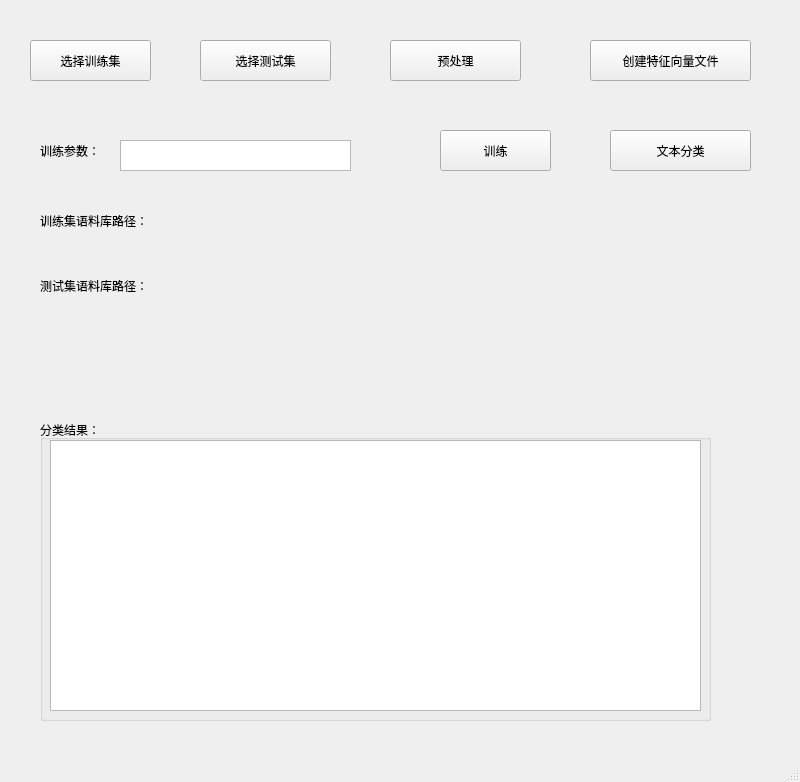
<?xml version="1.0" encoding="UTF-8"?>
<ui version="4.0">
 <class>MainWindow</class>
 <widget class="QMainWindow" name="MainWindow">
  <property name="geometry">
   <rect>
    <x>0</x>
    <y>0</y>
    <width>800</width>
    <height>782</height>
   </rect>
  </property>
  <property name="windowTitle">
   <string>MainWindow</string>
  </property>
  <widget class="QWidget" name="centralwidget">
   <widget class="QPushButton" name="Btn_train">
    <property name="geometry">
     <rect>
      <x>30</x>
      <y>40</y>
      <width>121</width>
      <height>41</height>
     </rect>
    </property>
    <property name="text">
     <string>选择训练集</string>
    </property>
   </widget>
   <widget class="QPushButton" name="Btn_test">
    <property name="geometry">
     <rect>
      <x>200</x>
      <y>40</y>
      <width>131</width>
      <height>41</height>
     </rect>
    </property>
    <property name="text">
     <string>选择测试集</string>
    </property>
   </widget>
   <widget class="QLabel" name="label">
    <property name="geometry">
     <rect>
      <x>40</x>
      <y>200</y>
      <width>131</width>
      <height>41</height>
     </rect>
    </property>
    <property name="text">
     <string>训练集语料库路径：</string>
    </property>
   </widget>
   <widget class="QLabel" name="label_2">
    <property name="geometry">
     <rect>
      <x>40</x>
      <y>270</y>
      <width>131</width>
      <height>31</height>
     </rect>
    </property>
    <property name="text">
     <string>测试集语料库路径：</string>
    </property>
   </widget>
   <widget class="QPushButton" name="Btn_go">
    <property name="geometry">
     <rect>
      <x>440</x>
      <y>130</y>
      <width>111</width>
      <height>41</height>
     </rect>
    </property>
    <property name="text">
     <string>训练</string>
    </property>
   </widget>
   <widget class="QGroupBox" name="groupBox">
    <property name="geometry">
     <rect>
      <x>40</x>
      <y>420</y>
      <width>671</width>
      <height>301</height>
     </rect>
    </property>
    <property name="title">
     <string>分类结果：</string>
    </property>
    <widget class="QTextEdit" name="textEdit">
     <property name="geometry">
      <rect>
       <x>10</x>
       <y>20</y>
       <width>651</width>
       <height>271</height>
      </rect>
     </property>
    </widget>
   </widget>
   <widget class="QPushButton" name="Btn_seg">
    <property name="geometry">
     <rect>
      <x>390</x>
      <y>40</y>
      <width>131</width>
      <height>41</height>
     </rect>
    </property>
    <property name="text">
     <string>预处理</string>
    </property>
   </widget>
   <widget class="QLabel" name="label_3">
    <property name="geometry">
     <rect>
      <x>160</x>
      <y>210</y>
      <width>401</width>
      <height>31</height>
     </rect>
    </property>
    <property name="text">
     <string/>
    </property>
   </widget>
   <widget class="QLabel" name="label_4">
    <property name="geometry">
     <rect>
      <x>160</x>
      <y>270</y>
      <width>401</width>
      <height>31</height>
     </rect>
    </property>
    <property name="text">
     <string/>
    </property>
   </widget>
   <widget class="QLabel" name="label_5">
    <property name="geometry">
     <rect>
      <x>220</x>
      <y>360</y>
      <width>291</width>
      <height>31</height>
     </rect>
    </property>
    <property name="text">
     <string/>
    </property>
   </widget>
   <widget class="QPushButton" name="Btn_vec">
    <property name="geometry">
     <rect>
      <x>590</x>
      <y>40</y>
      <width>161</width>
      <height>41</height>
     </rect>
    </property>
    <property name="text">
     <string>创建特征向量文件</string>
    </property>
   </widget>
   <widget class="QPushButton" name="Btn_classify">
    <property name="geometry">
     <rect>
      <x>610</x>
      <y>130</y>
      <width>141</width>
      <height>41</height>
     </rect>
    </property>
    <property name="text">
     <string>文本分类</string>
    </property>
   </widget>
   <widget class="QLabel" name="label_6">
    <property name="geometry">
     <rect>
      <x>40</x>
      <y>140</y>
      <width>91</width>
      <height>21</height>
     </rect>
    </property>
    <property name="text">
     <string>训练参数：</string>
    </property>
   </widget>
   <widget class="QTextEdit" name="param">
    <property name="geometry">
     <rect>
      <x>120</x>
      <y>140</y>
      <width>231</width>
      <height>31</height>
     </rect>
    </property>
   </widget>
  </widget>
  <widget class="QMenuBar" name="menubar">
   <property name="geometry">
    <rect>
     <x>0</x>
     <y>0</y>
     <width>800</width>
     <height>23</height>
    </rect>
   </property>
  </widget>
  <widget class="QStatusBar" name="statusbar"/>
 </widget>
 <resources/>
 <connections/>
</ui>
